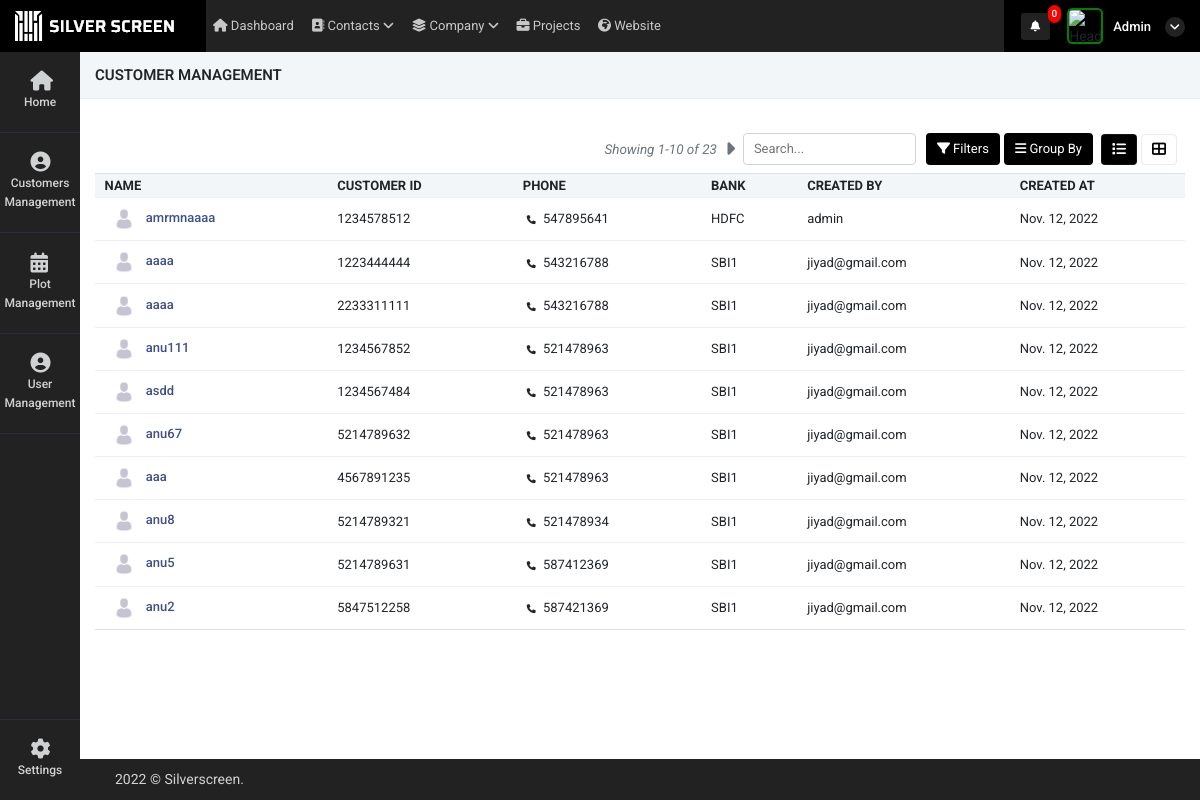
/customer_management (signed in), run on an earlier commit of the app's database.
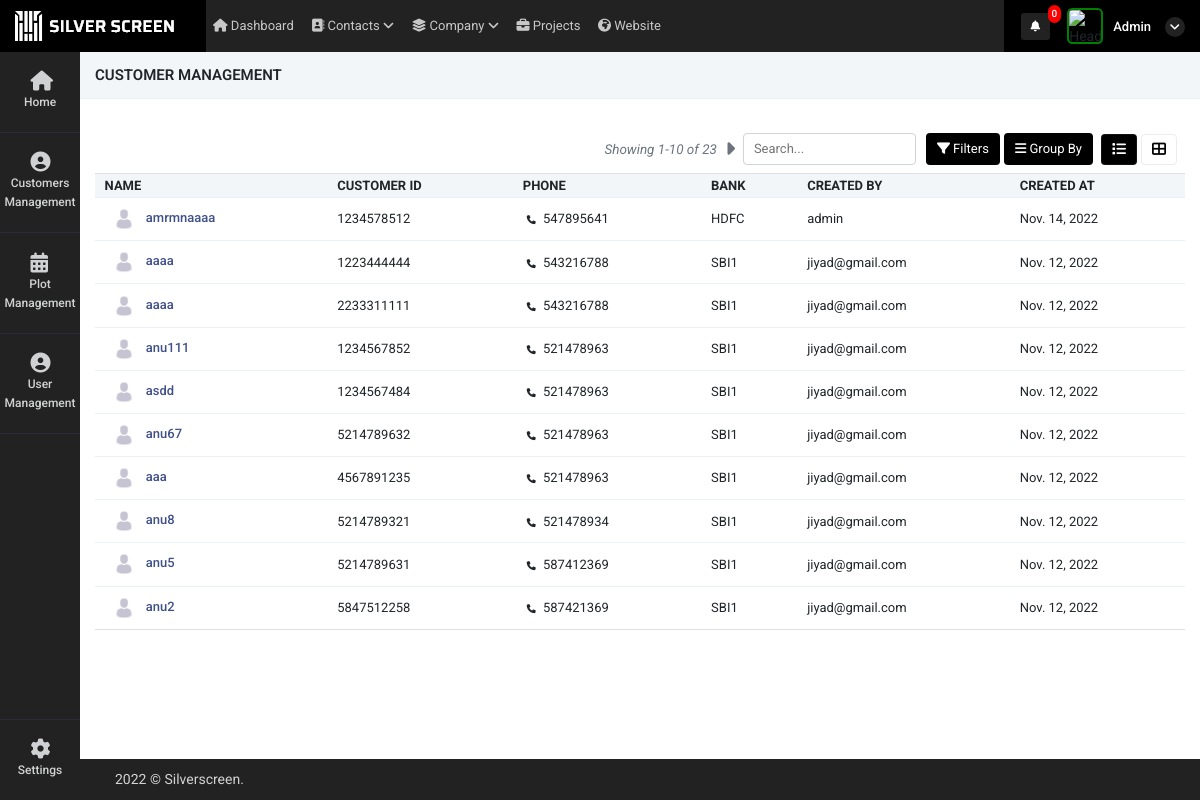
And on a later commit of the database.
### super_admin/models.py (models this page shows)
class common(models.Model):  # COMM0N
    dt = models.DateField(auto_now=True)
    tm = models.TimeField(auto_now=True)
    updated = models.DateTimeField(default=timezone.now)
    status = models.CharField(max_length=255, null=True)
    class Meta:
        abstract = True

class Customer_details(common):
    name =  models.CharField(max_length=255,null=True)
    phone = models.CharField(max_length=255,null=True)
    customer_id = models.CharField(max_length=255,null=True)
    bank =  models.CharField(max_length=255,null=True)
    created_by = models.ForeignKey(User,on_delete=models.CASCADE,related_name="Customer_details_created_by", null=True)
    customer_type = models.CharField(max_length=255,choices=customer_comapny_type,null=True)
    company_name =  models.CharField(max_length=255,null=True)
    street1 =  models.CharField(max_length=255,null=True)
    street2 =  models.CharField(max_length=255,null=True)
    city =  models.CharField(max_length=255,null=True)
    satte =  models.CharField(max_length=255,null=True)
    zip =  models.CharField(max_length=255,null=True)
    email =  models.CharField(max_length=255,null=True)
    customer_doc_id = models.FileField(upload_to="customer_document",null=True)
    contract_certi = models.FileField(upload_to="customer_document",null=True)
    tax_certificate  = models.FileField(upload_to="customer_document",null=True)
    other_document = models.FileField(upload_to="customer_document",null=True)
    bank_relation_id = models.ForeignKey(Bank_details,on_delete=models.CASCADE,related_name="Customer_details_Bank_details_id", null=True)
    profile_pic = models.FileField(upload_to="customer_document",null=True)
    customer_doc_id_update_dt = models.DateField(null=True)
    contract_certi_update_dt = models.DateField(null=True)
    tax_certificate_update_dt = models.DateField(null=True)
    other_document_update_dt = models.DateField(null=True)
    customer_doc_id_extesion = models.CharField(max_length=255,null=True)
    contract_certi_extesion = models.CharField(max_length=255,null=True)
    tax_certificate_extesion = models.CharField(max_length=255,null=True)
    other_document_extesion = models.CharField(max_length=255,null=True)
    customer_doc_id_name = models.CharField(max_length=255,null=True)
    contract_certi_name = models.CharField(max_length=255,null=True)
    tax_certificate_name = models.CharField(max_length=255,null=True)
    other_document_name = models.CharField(max_length=255,null=True)

### super_admin/views.py (the view)
# urls.py: path('customer_management',views.customer_management,name='customer_management'),
def customer_management(request):
    data = Customer_details.objects.all().order_by("-id")
    page_number = request.GET.get("page")
    data_paginator = Paginator(data, 10)
    try:
        page_obj = data_paginator.get_page(page_number)
    except PageNotAnInteger:
        page_obj = data_paginator.page(1)
    context = {
        'data':data,
        'page_obj': page_obj
    }
    return render(request,'super_admin/customer_management.html',context)

### super_admin/templatetags/notification.py (called while the page is built, shortened)
@register.filter(name='get_notifications')
def get_notifications(value,args):
    user_dat = User.objects.get(id=value.id)
    st = user_dat.is_superuser
    data_count = ''
    if st == True:
        data_count = user_request_plot.objects.filter(read_status=0).count()
    return data_count

@register.filter(name='get_loginUsernameImage')
def get_loginUsernameImage(value,args):
    user_dat = User.objects.get(id=value.id)
    st = user_dat.is_superuser
    image_url = ''
    if st == True:
        image_url = 'http://10.10.10.119:8000/static/adminicon.jpg'
    else:
        user_data = user_Details.objects.get(auth_user=value.id)
        if user_data.atatchment == '':
            image_url = 'http://10.10.10.119:8000/static/adminicon.jpg'
        else:
            image_url ='../media/'+str(user_data.atatchment)
    return image_url

@register.filter(name='get_user_type')
def get_user_type(value,args):
    user_dat = User.objects.get(id=value.id)
    st = user_dat.is_superuser
    if st == True:
        return False

### super_admin/templates/super_admin/customer_management.html (shortened to what the changed rows need)
{% extends "super_admin/base.html" %}
{% load static %}
{% block content %}
<div class="container-fluid mt-4">
    <div class="tab-content">
        <div class="tab-content contnt" id="demo_result_employee">
        <div class="tab-pane active" id="home1" role="tabpanel">
            <div class="tab-content">
                <div class="tab-pane active" id="ho" role="tabpanel">
                    <div class="table-responsive mb-1  mt-2">
                        <table class="table table-nowrap align-middle user_table"  id="orderTable">
                            <thead class="table-light">
                                <tr class="text-uppercase">
                                    <th class="sort" data-sort="customer_name">
                                        Name</th>
                                    <th class="sort" data-sort="date">Customer ID</th>
                                    <th class="sort" data-sort="date">Phone</th>
                                    <th class="sort" data-sort="company">
                                        Bank
                                    </th>
                                    <th class="sort" data-sort="company">
                                        Created By
                                    </th>
                                    <th class="sort" data-sort="company">
                                        Created At
                                    </th>
                                </tr>
                            </thead>
                            <tbody class="list form-check-all append_search_result">
                                {% for i in page_obj %}
                                <tr>
                                    {% if i.profile_pic == '' %}
                                    <td class="id"><img style="width:30px;    border-radius: 50%;" src="{% static 'adminicon.jpg' %}" class="m-1"/><a href="customer_more_details?id={{i.id}}"
                                            class="fw-medium link-primary">&nbsp;{{i.name}}</a>
                                    </td>
                                    {% elif i.profile_pic == None %}
                                    <td class="id"><img style="width:30px;    border-radius: 50%;" src="{% static 'adminicon.jpg' %}" class="m-1"/><a href="customer_more_details?id={{i.id}}"
                                        class="fw-medium link-primary">&nbsp;{{i.name}}</a>
                                    </td>
                                    {% else %}
                                    <td class="id"><img style="width:30px;    border-radius: 50%;" src="./media/{{i.profile_pic}}" class="m-1"/><a href="customer_more_details?id={{i.id}}"
                                            class="fw-medium link-primary">&nbsp;{{i.name}}</a>
                                    </td>
                                    {% endif %}
                                    <td>
                                        {{i.customer_id}}
                                    </td>
                                    <td class="customer_name"><i class="fa fa-phone m-1" style="font-size: 9px;"></i>
                                        {% if i.phone == None %}
                                        {% else %}
                                        {{i.phone}}
                                        {% endif %}
                                    </td>
                                    <td class="product_name">{{i.bank}}</td>
                                    <td class="date">
                                        {% if i.created_by == None %}
                                        {% else %}
                                        {{i.created_by}}
                                        {% endif %}
                                    </td>
                                    <td>
                                        {{i.dt}}
                                    </td>
                                </tr>
                                {% endfor %}
                            </tbody>
                        </table>
                    </div>
                </div>
            </div>
            <br>
            <br>
        </div>
    </div>
</div>
{% endblock %}

What changed in the data, as far as the page shows it:
changed Customer_details "amrmnaaaa": dt "Nov. 12, 2022" → "Nov. 14, 2022"
